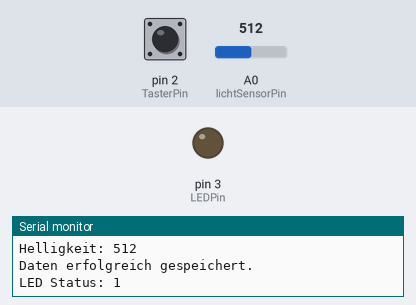
Simulated run of this sketch. Board: Arduino Uno, built with avr-gcc and run on an emulated ATmega328P. Shown: output pins drawn as LEDs (lit = HIGH), the last lines printed to the serial monitor. Inputs (shaded band) come from the test bench; at power-on: pin 2 (TasterPin) HIGH, A0 (lichtSensorPin) = 512. Storage starts empty.

Above: at 1.2 s.
1.3 s: pin 2 (TasterPin) pulled LOW for 0.15 s
At 1.4 s:
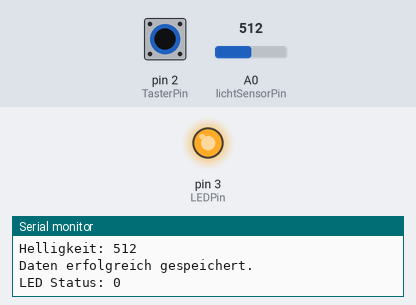
2.9 s: A0 (lichtSensorPin) set to 111
5.9 s: A0 (lichtSensorPin) set to 90
8.9 s: pin 2 (TasterPin) pulled LOW for 3.2 s
At 13.5 s:
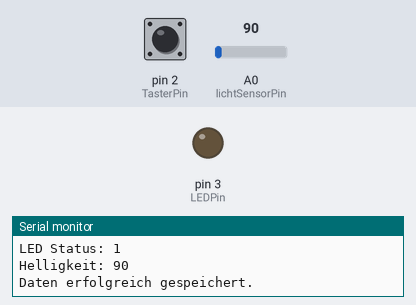
Timing chart, 0 to 15.0 s (numbered marks = the images above; inputs shaded):
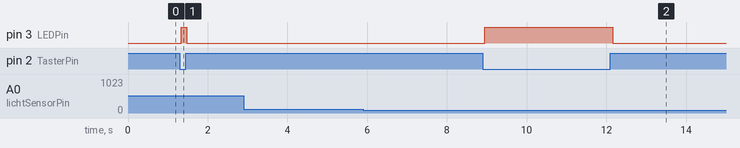

The sketch:

Arduino_ML_Datenaufzeichnung.ino
```cpp
#include <SPI.h>
#include <SD.h>

const int chipSelect = 5;
const int lichtSensorPin = A0;  // Lichtsensor an Pin A0
int TasterPin = 2;
int LEDPin = 3;
int LEDStatus = 13;                   // Beispielwert für die LED-Variable
int Helligkeit;                 // Variable für den Lichtsensorwert

unsigned long previousMillis = 0; // Speichert den letzten Zeitpunkt, an dem die Daten geschrieben wurden
const long interval = 10;        // Intervall für das Schreiben (in Millisekunden, 100 ms = 0,1 Sekunden)

void setup() {
  // Initialisierung der seriellen Kommunikation
  Serial.begin(9600);

  // Initialisierung des SD-Karten-Moduls
  if (!SD.begin(chipSelect)) {
    Serial.println("SD-Karte konnte nicht initialisiert werden.");
    return;
  }
  Serial.println("SD-Karte erfolgreich initialisiert.");

  // Setze den LED-Pin als Ausgang (falls du den LED-Wert nutzen willst)
  pinMode(LEDPin, OUTPUT);
  pinMode(TasterPin, INPUT_PULLUP);
}

void loop() {

  // Lese den Wert des Lichtsensors (zwischen 0 und 1023)
  Helligkeit = analogRead(lichtSensorPin);

  //Stautus des Buttons abfragen und im Seriellen Monitor ausgeben
  LEDStatus = digitalRead(TasterPin);
  Serial.print("LED Status: ");
  Serial.println(LEDStatus);

  //LED anschalten wenn der Button gedrückt wurde
  if (LEDStatus == 0){
    digitalWrite(LEDPin, HIGH);
  }else{
    digitalWrite(LEDPin, LOW);
  }

  // Aktuelle Zeit ermitteln
  unsigned long currentMillis = millis();

  // Überprüfen, ob 0,1 Sekunden vergangen sind
  if (currentMillis - previousMillis >= interval) {
    // Die Zeit aktualisieren
    previousMillis = currentMillis;

    // Öffne oder erstelle die Datei und schreibe die Daten
    File dataFile = SD.open("LEDdaten.txt", FILE_WRITE);

    // Überprüfe, ob die Datei erfolgreich geöffnet wurde
    if (dataFile) {
      dataFile.print(Helligkeit);
      dataFile.print(",");
      dataFile.println(LEDStatus);

      // Datei schließen
      dataFile.close();

      // Serieller Monitor zur Kontrolle
      Serial.print("Helligkeit: ");
      Serial.println(Helligkeit);
      Serial.println("Daten erfolgreich gespeichert.");
    } else {
      // Wenn die Datei nicht geöffnet werden konnte
      Serial.println("Fehler beim Öffnen der Datei.");
    }
  }
}
```

Measured:
- after the input at 1.3 s, pin 3 (LEDPin): LOW → HIGH at once, → LOW 0.13 s later
- after the input at 8.9 s, pin 3 (LEDPin): LOW → HIGH at once, → LOW 3.2 s later
